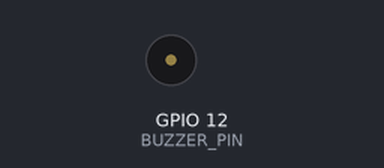
Simulated run of this sketch. Board: ESP32. Parts: buzzer (waves = sounding, pin HIGH).

Above: at 1.3 s.
At 4.85 s:
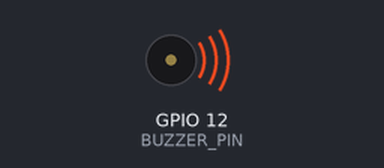
Timing chart, 0 to 5.3 s (numbered marks = the images above):
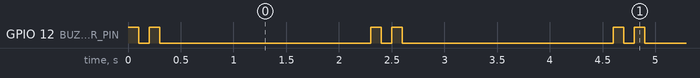

The sketch:

Module01_ActiveBuzzer.ino
```cpp
/*
  ========================================================================
  PROJECT: Stadxn (Offline-First Attendance System)
  MODULE 1: Active Buzzer Test
  ========================================================================

  [ របៀបតខ្សែ / WIRING DIAGRAM ]
  - Buzzer Pin (+) [ជើងមានសញ្ញា + ឬជើងវែង] -> ESP32 GPIO12 (សរសេរលើ Board: D12)
  - Buzzer Pin (-) [ជើងគ្មានសញ្ញា + ឬជើងខ្លី] -> ESP32 GND (ជើងដី)

  [ ចំណាំ / NOTE ]
  - Active Buzzer មានសៀគ្វីបង្កើតសំឡេងស្រាប់ក្នុងខ្លួន។
  - ពេលបញ្ជូនភ្លើង HIGH (3.3V) ពី GPIO12 វានឹងបន្លឺសំឡេង។
  - ពេលបញ្ជូនភ្លើង LOW (0V) វានឹងបិទសំឡេង។
  ========================================================================
*/

// កំណត់ជើង GPIO 12 សម្រាប់ភ្ជាប់ទៅជើង (+) របស់ Active Buzzer
const int BUZZER_PIN = 12;

void setup() {
  // កំណត់ជើង GPIO 12 ឱ្យធ្វើការជា Output (បញ្ចេញសញ្ញាភ្លើង)
  pinMode(BUZZER_PIN, OUTPUT);
}

void loop() {
  // --- ដំណាក់កាលទី ១: សំឡេង ប៊ីប លើកទី១ ---
  digitalWrite(BUZZER_PIN, HIGH); // បញ្ជូនភ្លើង 3.3V ទៅ Buzzer -> បើកសំឡេង
  delay(100);                     // រង់ចាំរយៈពេល ០.១ វិនាទី (100 milliseconds)

  digitalWrite(BUZZER_PIN, LOW);  // បិទភ្លើង 0V -> បិទសំឡេង
  delay(100);                     // ផ្អាកចន្លោះសំឡេង ០.១ វិនាទី

  // --- ដំណាក់កាលទី ២: សំឡេង ប៊ីប លើកទី២ ---
  digitalWrite(BUZZER_PIN, HIGH); // បញ្ជូនភ្លើង 3.3V ទៅ Buzzer -> បើកសំឡេង
  delay(100);                     // រង់ចាំរយៈពេល ០.១ វិនាទី

  digitalWrite(BUZZER_PIN, LOW);  // បិទភ្លើង 0V -> បិទសំឡេង

  // --- ដំណាក់កាលទី ៣: សម្រាក ---
  delay(2000);                    // ផ្អាកស្ងាត់រយៈពេល ២ វិនាទី (2000 ms) រួចធ្វើសារឡើងវិញ
}
```

Measured:
- by itself, GPIO 12 (BUZZER_PIN): repeats every 2.3 s: LOW 0.10 s, HIGH 0.10 s, LOW 2.0 s, HIGH 0.10 s
